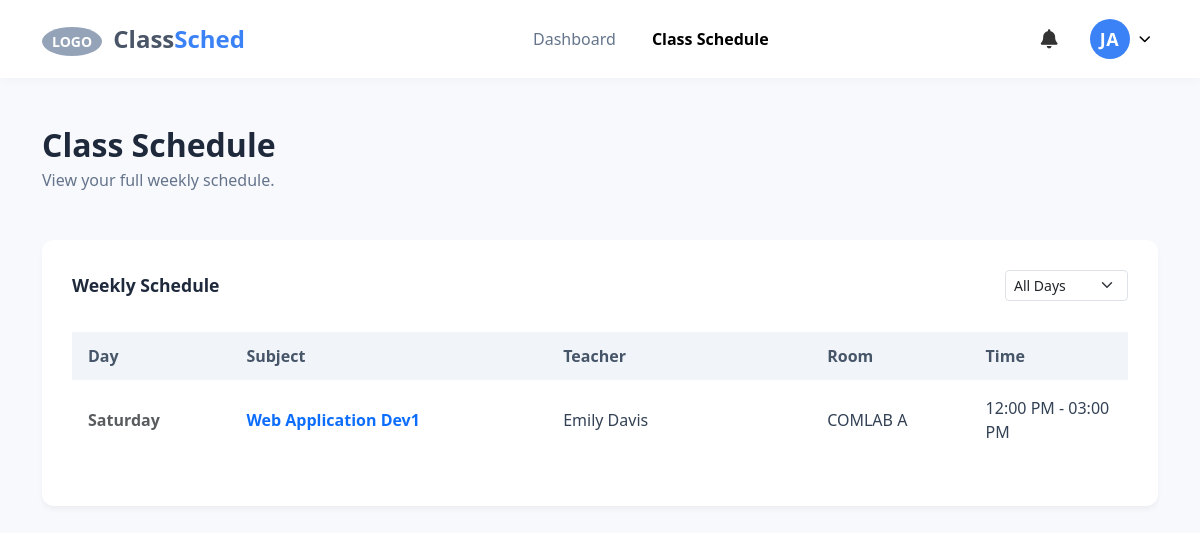
/src/student_schedule.php (signed in), run on the app's committed database.
### tables this page shows
CREATE TABLE students (
        id INTEGER PRIMARY KEY AUTOINCREMENT,
        user_id INTEGER UNIQUE,
        student_number TEXT(50) NOT NULL,
        last_name TEXT(50) NOT NULL,
        first_name TEXT(50),
        middle_name TEXT(50),
        age INTEGER,
        phone_number TEXT(20),
        course_id INTEGER NOT NULL,
        year_level INTEGER,
        email TEXT(255) UNIQUE,
        last_notification_check DATETIME DEFAULT "1970-01-01 00:00:00",
        FOREIGN KEY (user_id) REFERENCES users(id),
        FOREIGN KEY (course_id) REFERENCES courses(id)
    );

CREATE TABLE schedules (
        id INTEGER PRIMARY KEY AUTOINCREMENT,
        day TEXT NOT NULL,
        subject_id INTEGER NOT NULL,
        teacher_id INTEGER NOT NULL,
        room TEXT(10),
        time_start TIME,
        time_end TIME,
        course_id INTEGER NOT NULL,

        FOREIGN KEY (teacher_id) REFERENCES teachers(id),
        FOREIGN KEY (course_id) REFERENCES courses(id),
        FOREIGN KEY (subject_id) REFERENCES subjects(id)
    );

CREATE TABLE subjects (
        id INTEGER PRIMARY KEY AUTOINCREMENT,
        subject_name TEXT NOT NULL UNIQUE
    );

CREATE TABLE teachers (
        id INTEGER PRIMARY KEY AUTOINCREMENT,
        name TEXT NOT NULL UNIQUE
    );

### src/notifcation.php (called while the page is built, shortened)
<?php
function notif($role = null, $handle_actions = true) {
    $current_page = basename($_SERVER['PHP_SELF']);
    $user = $_SESSION["user"];
    $user_id = $user['id'];
    $db = get_db();
    if ($role === 'admin') {
        $cols = $db->query("PRAGMA table_info(users)");
        $hasCol = false;
        while ($col = $cols->fetchArray(SQLITE3_ASSOC)) {
            if ($col['name'] === 'last_notification_check') {
                $hasCol = true;
                break;
            }
        }
        if (!$hasCol) {
            $db->exec("ALTER TABLE users ADD COLUMN last_notification_check DATETIME DEFAULT '1970-01-01 00:00:00'");
        }
        if ($_SERVER['REQUEST_METHOD'] === 'POST' && isset($_POST['action']) && $_POST['action'] === 'clear_badge_only') {
            $db->exec("UPDATE users SET last_notification_check = datetime('now', 'localtime') WHERE id = $user_id");
            header('Content-Type: application/json');
            echo json_encode(['status' => 'success']);
            exit;
        }
        $current_db_val = $db->querySingle("SELECT last_activity FROM admin_system_log WHERE id = 1");
        $current_time = time();
        if (!is_numeric($current_db_val) || ($current_db_val > $current_time + 60)) {
            $db->exec("UPDATE admin_system_log SET last_activity = strftime('%s', 'now') WHERE id = 1");
        }
        if ($handle_actions) {
            if (isset($_GET['action']) && $_GET['action'] === 'clear_notifications') {
                $db->exec("UPDATE notifications SET is_read = 1 WHERE is_read = 0 AND (message LIKE '%bio%' OR message LIKE '%phone%')");
                header("Location: " . $current_page);
                exit;
            }
            if (isset($_GET['action']) && $_GET['action'] === 'read_notif' && isset($_GET['id'])) {
                $notif_id = (int)$_GET['id'];
                $db->exec("UPDATE notifications SET is_read = 1 WHERE id = $notif_id");
                header("Location: admin_student_manage.php");
                exit;
            }
        }
        $last_check_row = $db->querySingle("SELECT last_notification_check FROM users WHERE id = $user_id", true);
        $last_click = ($last_check_row && $last_check_row['last_notification_check']) ? $last_check_row['last_notification_check'] : '1970-01-01 00:00:00';
        $stmt_count = $db->prepare("
            SELECT COUNT(*) FROM notifications
            WHERE is_read = 0
            AND created_at > :last_click
            AND (message LIKE '%bio%' OR message LIKE '%phone%')
        ");
        $stmt_count->bindValue(':last_click', $last_click, SQLITE3_TEXT);
        $unread_count = $stmt_count->execute()->fetchArray()[0];
        $stmt_highlight = $db->prepare("
            SELECT COUNT(*) FROM notifications
            WHERE is_read = 0
            AND (message LIKE '%bio%' OR message LIKE '%phone%')
        ");
        $highlight_count = $stmt_highlight->execute()->fetchArray()[0];
        $notif_result = $db->query("
            SELECT n.*, s.first_name, s.last_name
            FROM notifications n
            LEFT JOIN students s ON n.student_id = s.id
            WHERE (n.message LIKE '%bio%' OR n.message LIKE '%phone%')
            ORDER BY n.created_at DESC LIMIT 10
        ");
    }
    elseif ($role === 'student') {
        $student = $db->querySingle("SELECT id FROM students WHERE user_id = $user_id", true);
        $student_id = $student['id'];
        $last_check_row = $db->querySingle("SELECT last_notification_check FROM students WHERE id = $student_id", true);
        $last_click = ($last_check_row && $last_check_row['last_notification_check']) ? $last_check_row['last_notification_check'] : '1970-01-01 00:00:00';
        $stmt_count = $db->prepare("
            SELECT COUNT(*) FROM notifications
            WHERE student_id = :sid
            AND is_read = 0
            AND created_at > :last_click
            AND (message LIKE 'New Class:%' OR message LIKE 'Schedule Update:%')
        ");
        $stmt_count->bindValue(':sid', $student_id, SQLITE3_INTEGER);
        $stmt_count->bindValue(':last_click', $last_click, SQLITE3_TEXT);
        $unread_count = $stmt_count->execute()->fetchArray()[0];
        $highlight_stmt = $db->prepare("
            SELECT COUNT(*) FROM notifications
            WHERE student_id = :sid
            AND is_read = 0
            AND (message LIKE 'New Class:%' OR message LIKE 'Schedule Update:%')
        ");
        $highlight_stmt->bindValue(':sid', $student_id, SQLITE3_INTEGER);
        $highlight_count = $highlight_stmt->execute()->fetchArray()[0];
        $notif_sql = "
            SELECT * FROM notifications
            WHERE student_id = $student_id
            AND (message LIKE 'New Class:%' OR message LIKE 'Schedule Update:%')
            ORDER BY created_at DESC LIMIT 10
        ";
        $notif_result = $db->query($notif_sql);
    }
    $notifications = [];
    if (isset($notif_result) && $notif_result) {
        while ($row = $notif_result->fetchArray(SQLITE3_ASSOC)) {
            $notifications[] = $row;
        }
    }
    return [
        'unread_count' => $unread_count ?? 0,
        'notifications' => $notifications,
        'highlight_count' => $highlight_count ?? 0
    ];
}

### src/student_schedule.php (the view, shortened to what this page needs)
<?php
require_once __DIR__ ."/notifcation.php";
$user = $_SESSION['user'];
$db = get_db();
$user_id = $user['id'];
$student = $db->querySingle("SELECT * FROM students WHERE user_id = $user_id", true);
$course_id = (int)$student['course_id'];
$f_initial = strtoupper(substr($student['first_name'] ?: $user['name'], 0, 1));
$l_initial = !empty($student['last_name']) ? strtoupper(substr($student['last_name'], 0, 1)) : '';
if ($l_initial === '') {
    $initials = strtoupper(substr($user['name'], 0, 2));
} else {
    $initials = $f_initial . $l_initial;
}
$selected_day = $_GET['day'] ?? 'All';
$sqlSched = "
    SELECT sch.*, sub.subject_name, t.name as teacher_name
    FROM schedules sch
    LEFT JOIN subjects sub ON sch.subject_id = sub.id
    LEFT JOIN teachers t ON sch.teacher_id = t.id
    WHERE sch.course_id = :cid
";
$sqlSched .= " ORDER BY
    CASE
        WHEN sch.day = 'Monday' THEN 1
        WHEN sch.day = 'Tuesday' THEN 2
        WHEN sch.day = 'Wednesday' THEN 3
        WHEN sch.day = 'Thursday' THEN 4
        WHEN sch.day = 'Friday' THEN 5
        WHEN sch.day = 'Saturday' THEN 6
        WHEN sch.day = 'Sunday' THEN 7
        ELSE 8
    END,
    sch.time_start ASC";
$stmt = $db->prepare($sqlSched);
$stmt->bindValue(':cid', $course_id, SQLITE3_INTEGER);
$sched_result = $stmt->execute();
?>
<!DOCTYPE html>
<html lang="en">
<head>
    <link rel="stylesheet" href="https://cdn.jsdelivr.net/npm/bootstrap@5.3.3/dist/css/bootstrap.min.css">
    <link href="https://cdnjs.cloudflare.com/ajax/libs/font-awesome/6.0.0/css/all.min.css" rel="stylesheet">
    <link rel="stylesheet" href="../styles/student_dashboard.css">
    <link rel="stylesheet" href="../styles/notification.css">
</head>
<body>
    <nav class="navbar navbar-expand-lg sticky-top">
        <div class="container">
            <a class="navbar-brand" href="student_dashboard.php">
                <span style="background:#94a3b8; color:white; padding:5px 10px; border-radius:50%; font-size:14px; vertical-align:middle; margin-right:5px;">LOGO</span>
                Class<span class="brand-blue">Sched</span>
            </a>
            <div class="collapse navbar-collapse justify-content-center" id="navContent">
                <div class="collapse navbar-collapse justify-content-center" id="navContent">
                <ul class="navbar-nav">
                    <li class="nav-item"><a class="nav-link" href="student_dashboard.php">Dashboard</a></li>
                    <li class="nav-item"><a class="nav-link active" href="student_schedule.php">Class Schedule</a></li>
                </ul>
            </div>
            </div>
            <div class="d-flex align-items-center">
                <div class="dropdown notification-container me-4 position-relative">
                    <i class="fa-solid fa-bell dropdown-toggle"
                       id="notificationDropdown"
                       data-bs-toggle="dropdown"
                       aria-expanded="false"
                       style="font-size: 1.2rem;">
                    </i>
                </div>
                <div class="dropdown">
                    <div class="profile-container dropdown-toggle" data-bs-toggle="dropdown" aria-expanded="false">
                        <div class="profile-circle">
                            <?php echo $initials; ?>
                        </div>
                        <i class="fa-solid fa-chevron-down profile-chevron"></i>
                    </div>
                </div>
            </div>
        </div>
    </nav>
    <main class="container py-5">
        <div class="mb-5">
            <h1 class="hero-title">Class Schedule</h1>
            <p class="hero-sub">View your full weekly schedule.</p>
        </div>
        <div class="schedule-box">
            <div class="d-flex justify-content-between align-items-center mb-3">
                <div class="section-title">Weekly Schedule</div>
                <form method="GET" action="">
                    <select name="day" class="form-select form-select-sm" style="width: auto; font-weight:500;" onchange="this.form.submit()">
                        <option value="All" <?php if($selected_day == 'All') echo 'selected'; ?>>All Days</option>
                    </select>
                </form>
            </div>
            <div class="table-responsive">
                <table class="table table-hover">
                    <thead>
                        <tr>
                            <th width="15%">Day</th>
                            <th width="30%">Subject</th>
                            <th width="25%">Teacher</th>
                            <th width="15%">Room</th>
                            <th width="15%">Time</th>
                        </tr>
                    </thead>
                    <tbody>
                        <?php
                        while ($row = $sched_result->fetchArray(SQLITE3_ASSOC)):
                        ?>
                            <tr>
                                <td class="text-muted fw-semibold"><?php echo htmlspecialchars($row['day']); ?></td>
                                <td class="fw-semibold text-primary"><?php echo htmlspecialchars($row['subject_name']); ?></td>
                                <td><?php echo htmlspecialchars($row['teacher_name']); ?></td>
                                <td><?php echo htmlspecialchars($row['room'] ?? 'TBA'); ?></td>
                                <td>
                                    <?php
                                        $start = $row['time_start'] ? date("h:i A", strtotime($row['time_start'])) : '--';
                                        $end = $row['time_end'] ? date("h:i A", strtotime($row['time_end'])) : '--';
                                        echo "$start - $end";
                                    ?>
                                </td>
                            </tr>
                        <?php endwhile; ?>
                    </tbody>
                </table>
            </div>
        </div>
    </main>
</body>
</html>

### styles/student_dashboard.css (style rules this page uses)
body { background-color: #f8f9fc; font-family: 'Segoe UI', Tahoma, Geneva, Verdana, sans-serif; color: #333; }
.navbar { background: #fff; padding: 15px 0; box-shadow: 0 2px 10px rgba(0,0,0,0.03); }
.navbar-brand { font-weight: 700; font-size: 24px; color: #4a5568; }
.brand-blue { color: #3b82f6; }
.nav-link { font-weight: 500; color: #64748b; margin: 0 10px; }
.nav-link.active { color: #3b82f6; font-weight: 600; }
.profile-container { display: flex; align-items: center; cursor: pointer; padding: 4px 8px; border-radius: 50px; transition: background 0.2s; gap: 10px; }
.profile-circle { width: 40px; height: 40px; min-width: 40px; background-color: #3b82f6; color: white; border-radius: 50%; display: flex; align-items: center; justify-content: center; font-weight: 700; font-size: 18px; line-height: 1; letter-spacing: 0.5px; }
.profile-chevron { color: #000000; font-size: 12px; }
.dropdown-toggle::after { display: none !important; }
.hero-title { font-size: 2rem; font-weight: 700; color: #1e293b; margin-bottom: 0.2rem; }
.hero-sub { color: #64748b; font-size: 1rem; }
.schedule-box { background: white; border-radius: 12px; padding: 30px; box-shadow: 0 4px 6px -1px rgba(0, 0, 0, 0.05); margin-top: 30px; }
.section-title { font-weight: 600; font-size: 1.1rem; color: #1e293b; }
.table { margin-top: 15px; }
.table thead th { background-color: #f1f5f9; color: #475569; font-weight: 600; border-bottom: none; padding: 12px 16px; }
.table tbody td { padding: 16px; vertical-align: middle; color: #334155; border-bottom: 1px solid #e2e8f0; }
.table tbody tr:last-child td { border-bottom: none; }

### styles/notification.css (style rules this page uses)
.notification-container { display: flex; align-items: center; }
.notification-container .fa-bell { transition: color 0.3s ease; cursor: pointer; }
.notification-container .dropdown-toggle::after { display: none; }

### data on the page
students: initials "JA"
schedules: day "Saturday", subject.subject_name "Web Application Dev1", teacher.name "Emily Davis", room "COMLAB A", time_start "12:00 PM", time_end "03:00 PM"
